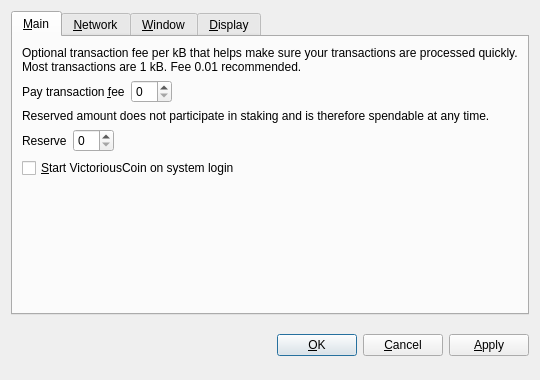
<?xml version="1.0" encoding="UTF-8"?>
<ui version="4.0">
 <class>OptionsDialog</class>
 <widget class="QDialog" name="OptionsDialog">
  <property name="geometry">
   <rect>
    <x>0</x>
    <y>0</y>
    <width>540</width>
    <height>380</height>
   </rect>
  </property>
  <property name="windowTitle">
   <string>Options</string>
  </property>
  <property name="modal">
   <bool>true</bool>
  </property>
  <layout class="QVBoxLayout" name="verticalLayout">
   <item>
    <widget class="QTabWidget" name="tabWidget">
     <property name="tabPosition">
      <enum>QTabWidget::North</enum>
     </property>
     <property name="currentIndex">
      <number>0</number>
     </property>
     <widget class="QWidget" name="tabMain">
      <attribute name="title">
       <string>&amp;Main</string>
      </attribute>
      <layout class="QVBoxLayout" name="verticalLayout_Main">
       <item>
        <widget class="QLabel" name="transactionFeeInfoLabel">
         <property name="text">
          <string>Optional transaction fee per kB that helps make sure your transactions are processed quickly. Most transactions are 1 kB. Fee 0.01 recommended.</string>
         </property>
         <property name="textFormat">
          <enum>Qt::PlainText</enum>
         </property>
         <property name="wordWrap">
          <bool>true</bool>
         </property>
        </widget>
       </item>
       <item>
        <layout class="QHBoxLayout" name="horizontalLayoutFee">
         <item>
          <widget class="QLabel" name="transactionFeeLabel">
           <property name="text">
            <string>Pay transaction &amp;fee</string>
           </property>
           <property name="textFormat">
            <enum>Qt::PlainText</enum>
           </property>
           <property name="buddy">
            <cstring>transactionFee</cstring>
           </property>
          </widget>
         </item>
         <item>
          <widget class="BitcoinAmountField" name="transactionFee"/>
         </item>
         <item>
          <spacer name="horizontalSpacerFee">
           <property name="orientation">
            <enum>Qt::Horizontal</enum>
           </property>
           <property name="sizeHint" stdset="0">
            <size>
             <width>40</width>
             <height>20</height>
            </size>
           </property>
          </spacer>
         </item>
        </layout>
       </item>
       <item>
        <widget class="QLabel" name="reserveBalanceInfoLabel">
         <property name="text">
          <string>Reserved amount does not participate in staking and is therefore spendable at any time.</string>
         </property>
         <property name="textFormat">
          <enum>Qt::PlainText</enum>
         </property>
         <property name="wordWrap">
          <bool>true</bool>
         </property>
        </widget>
       </item>
       <item>
        <layout class="QHBoxLayout" name="horizontalLayoutReserveBalance">
         <item>
          <widget class="QLabel" name="reserveBalanceLabel">
           <property name="text">
            <string>Reserve</string>
           </property>
           <property name="textFormat">
            <enum>Qt::PlainText</enum>
           </property>
           <property name="buddy">
            <cstring>reserveBalance</cstring>
           </property>
          </widget>
         </item>
         <item>
          <widget class="BitcoinAmountField" name="reserveBalance"/>
         </item>
         <item>
          <spacer name="horizontalSpacerReserveBalance">
           <property name="orientation">
            <enum>Qt::Horizontal</enum>
           </property>
           <property name="sizeHint" stdset="0">
            <size>
             <width>40</width>
             <height>20</height>
            </size>
           </property>
          </spacer>
         </item>
        </layout>
       </item>
       <item>
        <widget class="QCheckBox" name="bitcoinAtStartup">
         <property name="toolTip">
          <string>Automatically start VictoriousCoin after logging in to the system.</string>
         </property>
         <property name="text">
          <string>&amp;Start VictoriousCoin on system login</string>
         </property>
        </widget>
       </item>
       <item>
        <spacer name="verticalSpacer_Main">
         <property name="orientation">
          <enum>Qt::Vertical</enum>
         </property>
         <property name="sizeHint" stdset="0">
          <size>
           <width>20</width>
           <height>40</height>
          </size>
         </property>
        </spacer>
       </item>
      </layout>
     </widget>
     <widget class="QWidget" name="tabNetwork">
      <attribute name="title">
       <string>&amp;Network</string>
      </attribute>
      <layout class="QVBoxLayout" name="verticalLayout_Network">
       <item>
        <widget class="QCheckBox" name="mapPortUpnp">
         <property name="toolTip">
          <string>Automatically open the VictoriousCoin client port on the router. This only works when your router supports UPnP and it is enabled.</string>
         </property>
         <property name="text">
          <string>Map port using &amp;UPnP</string>
         </property>
        </widget>
       </item>
       <item>
        <widget class="QCheckBox" name="connectSocks">
         <property name="toolTip">
          <string>Connect to the VictoriousCoin network through a SOCKS proxy (e.g. when connecting through Tor).</string>
         </property>
         <property name="text">
          <string>&amp;Connect through SOCKS proxy:</string>
         </property>
        </widget>
       </item>
       <item>
        <layout class="QHBoxLayout" name="horizontalLayout_Network">
         <item>
          <widget class="QLabel" name="proxyIpLabel">
           <property name="text">
            <string>Proxy &amp;IP:</string>
           </property>
           <property name="textFormat">
            <enum>Qt::PlainText</enum>
           </property>
           <property name="buddy">
            <cstring>proxyIp</cstring>
           </property>
          </widget>
         </item>
         <item>
          <widget class="QValidatedLineEdit" name="proxyIp">
           <property name="maximumSize">
            <size>
             <width>140</width>
             <height>16777215</height>
            </size>
           </property>
           <property name="toolTip">
            <string>IP address of the proxy (e.g. 127.0.0.1)</string>
           </property>
          </widget>
         </item>
         <item>
          <widget class="QLabel" name="proxyPortLabel">
           <property name="text">
            <string>&amp;Port:</string>
           </property>
           <property name="textFormat">
            <enum>Qt::PlainText</enum>
           </property>
           <property name="buddy">
            <cstring>proxyPort</cstring>
           </property>
          </widget>
         </item>
         <item>
          <widget class="QLineEdit" name="proxyPort">
           <property name="maximumSize">
            <size>
             <width>55</width>
             <height>16777215</height>
            </size>
           </property>
           <property name="toolTip">
            <string>Port of the proxy (e.g. 9050)</string>
           </property>
          </widget>
         </item>
         <item>
          <widget class="QLabel" name="socksVersionLabel">
           <property name="text">
            <string>SOCKS &amp;Version:</string>
           </property>
           <property name="textFormat">
            <enum>Qt::PlainText</enum>
           </property>
           <property name="buddy">
            <cstring>socksVersion</cstring>
           </property>
          </widget>
         </item>
         <item>
          <widget class="QValueComboBox" name="socksVersion">
           <property name="toolTip">
            <string>SOCKS version of the proxy (e.g. 5)</string>
           </property>
          </widget>
         </item>
         <item>
          <spacer name="horizontalSpacer_Network">
           <property name="orientation">
            <enum>Qt::Horizontal</enum>
           </property>
           <property name="sizeHint" stdset="0">
            <size>
             <width>40</width>
             <height>20</height>
            </size>
           </property>
          </spacer>
         </item>
        </layout>
       </item>
       <item>
        <spacer name="verticalSpacer_Network">
         <property name="orientation">
          <enum>Qt::Vertical</enum>
         </property>
         <property name="sizeHint" stdset="0">
          <size>
           <width>20</width>
           <height>40</height>
          </size>
         </property>
        </spacer>
       </item>
      </layout>
     </widget>
     <widget class="QWidget" name="tabWindow">
      <attribute name="title">
       <string>&amp;Window</string>
      </attribute>
      <layout class="QVBoxLayout" name="verticalLayout_Window">
       <item>
        <widget class="QCheckBox" name="minimizeToTray">
         <property name="toolTip">
          <string>Show only a tray icon after minimizing the window.</string>
         </property>
         <property name="text">
          <string>&amp;Minimize to the tray instead of the taskbar</string>
         </property>
        </widget>
       </item>
       <item>
        <widget class="QCheckBox" name="minimizeOnClose">
         <property name="toolTip">
          <string>Minimize instead of exit the application when the window is closed. When this option is enabled, the application will be closed only after selecting Quit in the menu.</string>
         </property>
         <property name="text">
          <string>M&amp;inimize on close</string>
         </property>
        </widget>
       </item>
       <item>
        <spacer name="verticalSpacer_Window">
         <property name="orientation">
          <enum>Qt::Vertical</enum>
         </property>
         <property name="sizeHint" stdset="0">
          <size>
           <width>20</width>
           <height>40</height>
          </size>
         </property>
        </spacer>
       </item>
      </layout>
     </widget>
     <widget class="QWidget" name="tabDisplay">
      <attribute name="title">
       <string>&amp;Display</string>
      </attribute>
      <layout class="QVBoxLayout" name="verticalLayout_Display">
       <item>
        <layout class="QHBoxLayout" name="horizontalLayout_1_Display">
         <item>
          <widget class="QLabel" name="langLabel">
           <property name="text">
            <string>User Interface &amp;language:</string>
           </property>
           <property name="textFormat">
            <enum>Qt::PlainText</enum>
           </property>
           <property name="buddy">
            <cstring>lang</cstring>
           </property>
          </widget>
         </item>
         <item>
          <widget class="QValueComboBox" name="lang">
           <property name="toolTip">
            <string>The user interface language can be set here. This setting will take effect after restarting VictoriousCoin.</string>
           </property>
          </widget>
         </item>
        </layout>
       </item>
       <item>
        <layout class="QHBoxLayout" name="horizontalLayout_2_Display">
         <item>
          <widget class="QLabel" name="unitLabel">
           <property name="text">
            <string>&amp;Unit to show amounts in:</string>
           </property>
           <property name="textFormat">
            <enum>Qt::PlainText</enum>
           </property>
           <property name="buddy">
            <cstring>unit</cstring>
           </property>
          </widget>
         </item>
         <item>
          <widget class="QValueComboBox" name="unit">
           <property name="toolTip">
            <string>Choose the default subdivision unit to show in the interface and when sending coins.</string>
           </property>
          </widget>
         </item>
        </layout>
       </item>
       <item>
        <widget class="QCheckBox" name="displayAddresses">
         <property name="toolTip">
          <string>Whether to show VictoriousCoin addresses in the transaction list or not.</string>
         </property>
         <property name="text">
          <string>&amp;Display addresses in transaction list</string>
         </property>
        </widget>
       </item>
       <item>
        <widget class="QCheckBox" name="coinControlFeatures">
         <property name="toolTip">
          <string>Whether to show coin control features or not.</string>
         </property>
         <property name="text">
          <string>Display coin &amp;control features (experts only!)</string>
         </property>
        </widget>
       </item>
       <item>
        <spacer name="verticalSpacer_Display">
         <property name="orientation">
          <enum>Qt::Vertical</enum>
         </property>
         <property name="sizeHint" stdset="0">
          <size>
           <width>20</width>
           <height>40</height>
          </size>
         </property>
        </spacer>
       </item>
      </layout>
     </widget>
    </widget>
   </item>
   <item>
    <layout class="QHBoxLayout" name="horizontalLayout_Buttons">
     <item>
      <spacer name="horizontalSpacer_1">
       <property name="orientation">
        <enum>Qt::Horizontal</enum>
       </property>
       <property name="sizeHint" stdset="0">
        <size>
         <width>40</width>
         <height>48</height>
        </size>
       </property>
      </spacer>
     </item>
     <item>
      <widget class="QLabel" name="statusLabel">
       <property name="font">
        <font>
         <weight>75</weight>
         <bold>true</bold>
        </font>
       </property>
       <property name="text">
        <string/>
       </property>
       <property name="textFormat">
        <enum>Qt::PlainText</enum>
       </property>
       <property name="wordWrap">
        <bool>true</bool>
       </property>
      </widget>
     </item>
     <item>
      <spacer name="horizontalSpacer_2">
       <property name="orientation">
        <enum>Qt::Horizontal</enum>
       </property>
       <property name="sizeHint" stdset="0">
        <size>
         <width>40</width>
         <height>48</height>
        </size>
       </property>
      </spacer>
     </item>
     <item>
      <widget class="QPushButton" name="okButton">
       <property name="text">
        <string>&amp;OK</string>
       </property>
      </widget>
     </item>
     <item>
      <widget class="QPushButton" name="cancelButton">
       <property name="text">
        <string>&amp;Cancel</string>
       </property>
       <property name="autoDefault">
        <bool>false</bool>
       </property>
      </widget>
     </item>
     <item>
      <widget class="QPushButton" name="applyButton">
       <property name="text">
        <string>&amp;Apply</string>
       </property>
       <property name="autoDefault">
        <bool>false</bool>
       </property>
      </widget>
     </item>
    </layout>
   </item>
  </layout>
 </widget>
 <customwidgets>
  <customwidget>
   <class>BitcoinAmountField</class>
   <extends>QSpinBox</extends>
   <header>bitcoinamountfield.h</header>
  </customwidget>
  <customwidget>
   <class>QValueComboBox</class>
   <extends>QComboBox</extends>
   <header>qvaluecombobox.h</header>
  </customwidget>
  <customwidget>
   <class>QValidatedLineEdit</class>
   <extends>QLineEdit</extends>
   <header>qvalidatedlineedit.h</header>
  </customwidget>
 </customwidgets>
 <resources/>
 <connections/>
</ui>
